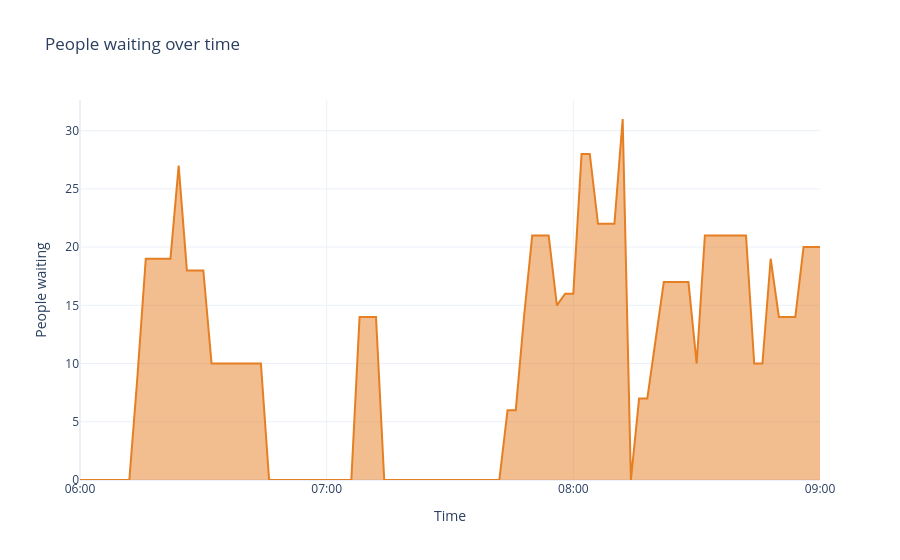
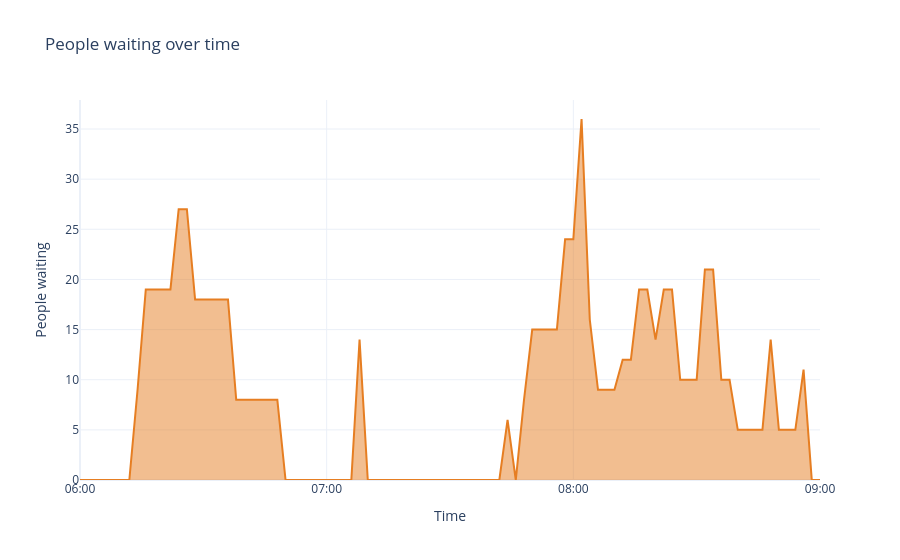
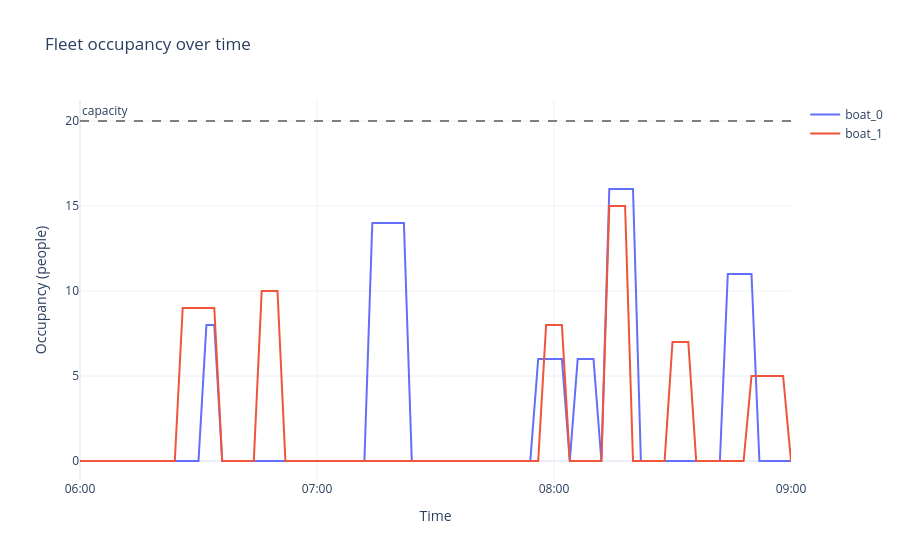
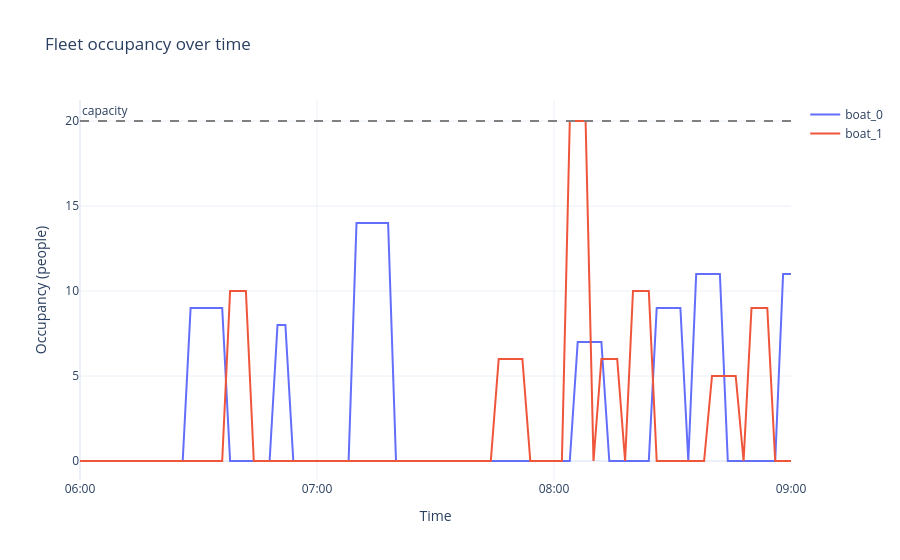

Notebook cell for these charts, in order:
### Markdown cell above
### Semilla 1001

### Code cell
env_agente_1001, env_base_1001, reporte_agente_1001, reporte_base_1001 = mostrar_detalle_semilla(1001)

### Figure 1 — Plotly figure (JSON) as saved in the notebook; plotly's stock layout.template omitted (floating-point values rounded to 4 significant figures)
{"data": [{"customdata": ["06:00", "06:02", "06:04", "06:06", "06:08", "06:10", "06:12", "06:14", "06:16", "06:18", "06:20", "06:22", "06:24", "06:26", "06:28", "06:30", "06:32", "06:34", "06:36", "06:38", "06:40", "06:42", "06:44", "06:46", "06:48", "06:50", "06:52", "06:54", "06:56", "06:58", "07:00", "07:02", "07:04", "07:06", "07:08", "07:10", "07:12", "07:14", "07:16", "07:18", "07:20", "07:22", "07:24", "07:26", "07:28", "07:30", "07:32", "07:34", "07:36", "07:38", "07:40", "07:42", "07:44", "07:46", "07:48", "07:50", "07:52", "07:54", "07:56", "07:58", "08:00", "08:02", "08:04", "08:06", "08:08", "08:10", "08:12", "08:14", "08:16", "08:18", "08:20", "08:22", "08:24", "08:26", "08:28", "08:30", "08:32", "08:34", "08:36", "08:38", "08:40", "08:42", "08:44", "08:46", "08:48", "08:50", "08:52", "08:54", "08:56", "08:58", "09:00"], "fill": "tozeroy", "hovertemplate": "%{customdata}<br>waiting: %{y}<extra></extra>", "line": {"color": "#e67e22", "width": 2}, "mode": "lines", "name": "waiting", "type": "scatter", "x": [0, 1, 2, 3, 4, 5, 6, 7, 8, 9, 10, 11, 12, 13, 14, 15, 16, 17, 18, 19, 20, 21, 22, 23, 24, 25, 26, 27, 28, 29, 30, 31, 32, 33, 34, 35, 36, 37, 38, 39, 40, 41, 42, 43, 44, 45, 46, 47, 48, 49, 50, 51, 52, 53, 54, 55, 56, 57, 58, 59, 60, 61, 62, 63, 64, 65, 66, 67, 68, 69, 70, 71, 72, 73, 74, 75, 76, 77, 78, 79, 80, 81, 82, 83, 84, 85, 86, 87, 88, 89, 90], "y": [0, 0, 0, 0, 0, 0, 0, 9, 19, 19, 19, 19, 27, 18, 18, 18, 10, 10, 10, 10, 10, 10, 10, 0, 0, 0, 0, 0, 0, 0, 0, 0, 0, 0, 14, 14, 14, 0, 0, 0, 0, 0, 0, 0, 0, 0, 0, 0, 0, 0, 0, 0, 6, 6, 14, 21, 21, 21, 15, 16, 16, 28, 28, 22, 22, 22, 31, 0, 7, 7, 12, 17, 17, 17, 17, 10, 21, 21, 21, 21, 21, 21, 10, 10, 19, 14, 14, 14, 20, 20, 20]}], "layout": {"title": {"text": "People waiting over time"}, "xaxis": {"tickmode": "array", "ticktext": ["06:00", "07:00", "08:00", "09:00"], "tickvals": [0, 30, 60, 90], "title": {"text": "Time"}}, "yaxis": {"title": {"text": "People waiting"}}}}

### Figure 2 — Plotly figure (JSON) as saved in the notebook; plotly's stock layout.template omitted (floating-point values rounded to 4 significant figures)
{"data": [{"customdata": ["06:00", "06:02", "06:04", "06:06", "06:08", "06:10", "06:12", "06:14", "06:16", "06:18", "06:20", "06:22", "06:24", "06:26", "06:28", "06:30", "06:32", "06:34", "06:36", "06:38", "06:40", "06:42", "06:44", "06:46", "06:48", "06:50", "06:52", "06:54", "06:56", "06:58", "07:00", "07:02", "07:04", "07:06", "07:08", "07:10", "07:12", "07:14", "07:16", "07:18", "07:20", "07:22", "07:24", "07:26", "07:28", "07:30", "07:32", "07:34", "07:36", "07:38", "07:40", "07:42", "07:44", "07:46", "07:48", "07:50", "07:52", "07:54", "07:56", "07:58", "08:00", "08:02", "08:04", "08:06", "08:08", "08:10", "08:12", "08:14", "08:16", "08:18", "08:20", "08:22", "08:24", "08:26", "08:28", "08:30", "08:32", "08:34", "08:36", "08:38", "08:40", "08:42", "08:44", "08:46", "08:48", "08:50", "08:52", "08:54", "08:56", "08:58", "09:00"], "fill": "tozeroy", "hovertemplate": "%{customdata}<br>waiting: %{y}<extra></extra>", "line": {"color": "#e67e22", "width": 2}, "mode": "lines", "name": "waiting", "type": "scatter", "x": [0, 1, 2, 3, 4, 5, 6, 7, 8, 9, 10, 11, 12, 13, 14, 15, 16, 17, 18, 19, 20, 21, 22, 23, 24, 25, 26, 27, 28, 29, 30, 31, 32, 33, 34, 35, 36, 37, 38, 39, 40, 41, 42, 43, 44, 45, 46, 47, 48, 49, 50, 51, 52, 53, 54, 55, 56, 57, 58, 59, 60, 61, 62, 63, 64, 65, 66, 67, 68, 69, 70, 71, 72, 73, 74, 75, 76, 77, 78, 79, 80, 81, 82, 83, 84, 85, 86, 87, 88, 89, 90], "y": [0, 0, 0, 0, 0, 0, 0, 9, 19, 19, 19, 19, 27, 27, 18, 18, 18, 18, 18, 8, 8, 8, 8, 8, 8, 0, 0, 0, 0, 0, 0, 0, 0, 0, 14, 0, 0, 0, 0, 0, 0, 0, 0, 0, 0, 0, 0, 0, 0, 0, 0, 0, 6, 0, 8, 15, 15, 15, 15, 24, 24, 36, 16, 9, 9, 9, 12, 12, 19, 19, 14, 19, 19, 10, 10, 10, 21, 21, 10, 10, 5, 5, 5, 5, 14, 5, 5, 5, 11, 0, 0]}], "layout": {"title": {"text": "People waiting over time"}, "xaxis": {"tickmode": "array", "ticktext": ["06:00", "07:00", "08:00", "09:00"], "tickvals": [0, 30, 60, 90], "title": {"text": "Time"}}, "yaxis": {"title": {"text": "People waiting"}}}}

### Figure 3 — Plotly figure (JSON) as saved in the notebook; plotly's stock layout.template omitted (floating-point values rounded to 4 significant figures)
{"data": [{"customdata": ["06:00", "06:02", "06:04", "06:06", "06:08", "06:10", "06:12", "06:14", "06:16", "06:18", "06:20", "06:22", "06:24", "06:26", "06:28", "06:30", "06:32", "06:34", "06:36", "06:38", "06:40", "06:42", "06:44", "06:46", "06:48", "06:50", "06:52", "06:54", "06:56", "06:58", "07:00", "07:02", "07:04", "07:06", "07:08", "07:10", "07:12", "07:14", "07:16", "07:18", "07:20", "07:22", "07:24", "07:26", "07:28", "07:30", "07:32", "07:34", "07:36", "07:38", "07:40", "07:42", "07:44", "07:46", "07:48", "07:50", "07:52", "07:54", "07:56", "07:58", "08:00", "08:02", "08:04", "08:06", "08:08", "08:10", "08:12", "08:14", "08:16", "08:18", "08:20", "08:22", "08:24", "08:26", "08:28", "08:30", "08:32", "08:34", "08:36", "08:38", "08:40", "08:42", "08:44", "08:46", "08:48", "08:50", "08:52", "08:54", "08:56", "08:58", "09:00"], "hovertemplate": "%{customdata}<br>occupancy: %{y}<extra>%{fullData.name}</extra>", "mode": "lines", "name": "boat_0", "type": "scatter", "x": [0, 1, 2, 3, 4, 5, 6, 7, 8, 9, 10, 11, 12, 13, 14, 15, 16, 17, 18, 19, 20, 21, 22, 23, 24, 25, 26, 27, 28, 29, 30, 31, 32, 33, 34, 35, 36, 37, 38, 39, 40, 41, 42, 43, 44, 45, 46, 47, 48, 49, 50, 51, 52, 53, 54, 55, 56, 57, 58, 59, 60, 61, 62, 63, 64, 65, 66, 67, 68, 69, 70, 71, 72, 73, 74, 75, 76, 77, 78, 79, 80, 81, 82, 83, 84, 85, 86, 87, 88, 89, 90], "y": [0, 0, 0, 0, 0, 0, 0, 0, 0, 0, 0, 0, 0, 0, 0, 0, 8, 8, 0, 0, 0, 0, 0, 0, 0, 0, 0, 0, 0, 0, 0, 0, 0, 0, 0, 0, 0, 14, 14, 14, 14, 14, 0, 0, 0, 0, 0, 0, 0, 0, 0, 0, 0, 0, 0, 0, 0, 0, 6, 6, 6, 6, 0, 6, 6, 6, 0, 16, 16, 16, 16, 0, 0, 0, 0, 0, 0, 0, 0, 0, 0, 0, 11, 11, 11, 11, 0, 0, 0, 0, 0]}, {"customdata": ["06:00", "06:02", "06:04", "06:06", "06:08", "06:10", "06:12", "06:14", "06:16", "06:18", "06:20", "06:22", "06:24", "06:26", "06:28", "06:30", "06:32", "06:34", "06:36", "06:38", "06:40", "06:42", "06:44", "06:46", "06:48", "06:50", "06:52", "06:54", "06:56", "06:58", "07:00", "07:02", "07:04", "07:06", "07:08", "07:10", "07:12", "07:14", "07:16", "07:18", "07:20", "07:22", "07:24", "07:26", "07:28", "07:30", "07:32", "07:34", "07:36", "07:38", "07:40", "07:42", "07:44", "07:46", "07:48", "07:50", "07:52", "07:54", "07:56", "07:58", "08:00", "08:02", "08:04", "08:06", "08:08", "08:10", "08:12", "08:14", "08:16", "08:18", "08:20", "08:22", "08:24", "08:26", "08:28", "08:30", "08:32", "08:34", "08:36", "08:38", "08:40", "08:42", "08:44", "08:46", "08:48", "08:50", "08:52", "08:54", "08:56", "08:58", "09:00"], "hovertemplate": "%{customdata}<br>occupancy: %{y}<extra>%{fullData.name}</extra>", "mode": "lines", "name": "boat_1", "type": "scatter", "x": [0, 1, 2, 3, 4, 5, 6, 7, 8, 9, 10, 11, 12, 13, 14, 15, 16, 17, 18, 19, 20, 21, 22, 23, 24, 25, 26, 27, 28, 29, 30, 31, 32, 33, 34, 35, 36, 37, 38, 39, 40, 41, 42, 43, 44, 45, 46, 47, 48, 49, 50, 51, 52, 53, 54, 55, 56, 57, 58, 59, 60, 61, 62, 63, 64, 65, 66, 67, 68, 69, 70, 71, 72, 73, 74, 75, 76, 77, 78, 79, 80, 81, 82, 83, 84, 85, 86, 87, 88, 89, 90], "y": [0, 0, 0, 0, 0, 0, 0, 0, 0, 0, 0, 0, 0, 9, 9, 9, 9, 9, 0, 0, 0, 0, 0, 10, 10, 10, 0, 0, 0, 0, 0, 0, 0, 0, 0, 0, 0, 0, 0, 0, 0, 0, 0, 0, 0, 0, 0, 0, 0, 0, 0, 0, 0, 0, 0, 0, 0, 0, 0, 8, 8, 8, 0, 0, 0, 0, 0, 15, 15, 15, 0, 0, 0, 0, 0, 7, 7, 7, 0, 0, 0, 0, 0, 0, 0, 5, 5, 5, 5, 5, 0]}], "layout": {"annotations": [{"showarrow": false, "text": "capacity", "x": 0, "xanchor": "left", "xref": "x domain", "y": 20, "yanchor": "bottom", "yref": "y"}], "shapes": [{"line": {"color": "grey", "dash": "dash"}, "type": "line", "x0": 0, "x1": 1, "xref": "x domain", "y0": 20, "y1": 20, "yref": "y"}], "title": {"text": "Fleet occupancy over time"}, "xaxis": {"tickmode": "array", "ticktext": ["06:00", "07:00", "08:00", "09:00"], "tickvals": [0, 30, 60, 90], "title": {"text": "Time"}}, "yaxis": {"title": {"text": "Occupancy (people)"}}}}

### Figure 4 — Plotly figure (JSON) as saved in the notebook; plotly's stock layout.template omitted (floating-point values rounded to 4 significant figures)
{"data": [{"customdata": ["06:00", "06:02", "06:04", "06:06", "06:08", "06:10", "06:12", "06:14", "06:16", "06:18", "06:20", "06:22", "06:24", "06:26", "06:28", "06:30", "06:32", "06:34", "06:36", "06:38", "06:40", "06:42", "06:44", "06:46", "06:48", "06:50", "06:52", "06:54", "06:56", "06:58", "07:00", "07:02", "07:04", "07:06", "07:08", "07:10", "07:12", "07:14", "07:16", "07:18", "07:20", "07:22", "07:24", "07:26", "07:28", "07:30", "07:32", "07:34", "07:36", "07:38", "07:40", "07:42", "07:44", "07:46", "07:48", "07:50", "07:52", "07:54", "07:56", "07:58", "08:00", "08:02", "08:04", "08:06", "08:08", "08:10", "08:12", "08:14", "08:16", "08:18", "08:20", "08:22", "08:24", "08:26", "08:28", "08:30", "08:32", "08:34", "08:36", "08:38", "08:40", "08:42", "08:44", "08:46", "08:48", "08:50", "08:52", "08:54", "08:56", "08:58", "09:00"], "hovertemplate": "%{customdata}<br>occupancy: %{y}<extra>%{fullData.name}</extra>", "mode": "lines", "name": "boat_0", "type": "scatter", "x": [0, 1, 2, 3, 4, 5, 6, 7, 8, 9, 10, 11, 12, 13, 14, 15, 16, 17, 18, 19, 20, 21, 22, 23, 24, 25, 26, 27, 28, 29, 30, 31, 32, 33, 34, 35, 36, 37, 38, 39, 40, 41, 42, 43, 44, 45, 46, 47, 48, 49, 50, 51, 52, 53, 54, 55, 56, 57, 58, 59, 60, 61, 62, 63, 64, 65, 66, 67, 68, 69, 70, 71, 72, 73, 74, 75, 76, 77, 78, 79, 80, 81, 82, 83, 84, 85, 86, 87, 88, 89, 90], "y": [0, 0, 0, 0, 0, 0, 0, 0, 0, 0, 0, 0, 0, 0, 9, 9, 9, 9, 9, 0, 0, 0, 0, 0, 0, 8, 8, 0, 0, 0, 0, 0, 0, 0, 0, 14, 14, 14, 14, 14, 0, 0, 0, 0, 0, 0, 0, 0, 0, 0, 0, 0, 0, 0, 0, 0, 0, 0, 0, 0, 0, 0, 0, 7, 7, 7, 7, 0, 0, 0, 0, 0, 0, 9, 9, 9, 9, 0, 11, 11, 11, 11, 0, 0, 0, 0, 0, 0, 0, 11, 11]}, {"customdata": ["06:00", "06:02", "06:04", "06:06", "06:08", "06:10", "06:12", "06:14", "06:16", "06:18", "06:20", "06:22", "06:24", "06:26", "06:28", "06:30", "06:32", "06:34", "06:36", "06:38", "06:40", "06:42", "06:44", "06:46", "06:48", "06:50", "06:52", "06:54", "06:56", "06:58", "07:00", "07:02", "07:04", "07:06", "07:08", "07:10", "07:12", "07:14", "07:16", "07:18", "07:20", "07:22", "07:24", "07:26", "07:28", "07:30", "07:32", "07:34", "07:36", "07:38", "07:40", "07:42", "07:44", "07:46", "07:48", "07:50", "07:52", "07:54", "07:56", "07:58", "08:00", "08:02", "08:04", "08:06", "08:08", "08:10", "08:12", "08:14", "08:16", "08:18", "08:20", "08:22", "08:24", "08:26", "08:28", "08:30", "08:32", "08:34", "08:36", "08:38", "08:40", "08:42", "08:44", "08:46", "08:48", "08:50", "08:52", "08:54", "08:56", "08:58", "09:00"], "hovertemplate": "%{customdata}<br>occupancy: %{y}<extra>%{fullData.name}</extra>", "mode": "lines", "name": "boat_1", "type": "scatter", "x": [0, 1, 2, 3, 4, 5, 6, 7, 8, 9, 10, 11, 12, 13, 14, 15, 16, 17, 18, 19, 20, 21, 22, 23, 24, 25, 26, 27, 28, 29, 30, 31, 32, 33, 34, 35, 36, 37, 38, 39, 40, 41, 42, 43, 44, 45, 46, 47, 48, 49, 50, 51, 52, 53, 54, 55, 56, 57, 58, 59, 60, 61, 62, 63, 64, 65, 66, 67, 68, 69, 70, 71, 72, 73, 74, 75, 76, 77, 78, 79, 80, 81, 82, 83, 84, 85, 86, 87, 88, 89, 90], "y": [0, 0, 0, 0, 0, 0, 0, 0, 0, 0, 0, 0, 0, 0, 0, 0, 0, 0, 0, 10, 10, 10, 0, 0, 0, 0, 0, 0, 0, 0, 0, 0, 0, 0, 0, 0, 0, 0, 0, 0, 0, 0, 0, 0, 0, 0, 0, 0, 0, 0, 0, 0, 0, 6, 6, 6, 6, 0, 0, 0, 0, 0, 20, 20, 20, 0, 6, 6, 6, 0, 10, 10, 10, 0, 0, 0, 0, 0, 0, 0, 5, 5, 5, 5, 0, 9, 9, 9, 0, 0, 0]}], "layout": {"annotations": [{"showarrow": false, "text": "capacity", "x": 0, "xanchor": "left", "xref": "x domain", "y": 20, "yanchor": "bottom", "yref": "y"}], "shapes": [{"line": {"color": "grey", "dash": "dash"}, "type": "line", "x0": 0, "x1": 1, "xref": "x domain", "y0": 20, "y1": 20, "yref": "y"}], "title": {"text": "Fleet occupancy over time"}, "xaxis": {"tickmode": "array", "ticktext": ["06:00", "07:00", "08:00", "09:00"], "tickvals": [0, 30, 60, 90], "title": {"text": "Time"}}, "yaxis": {"title": {"text": "Occupancy (people)"}}}}
